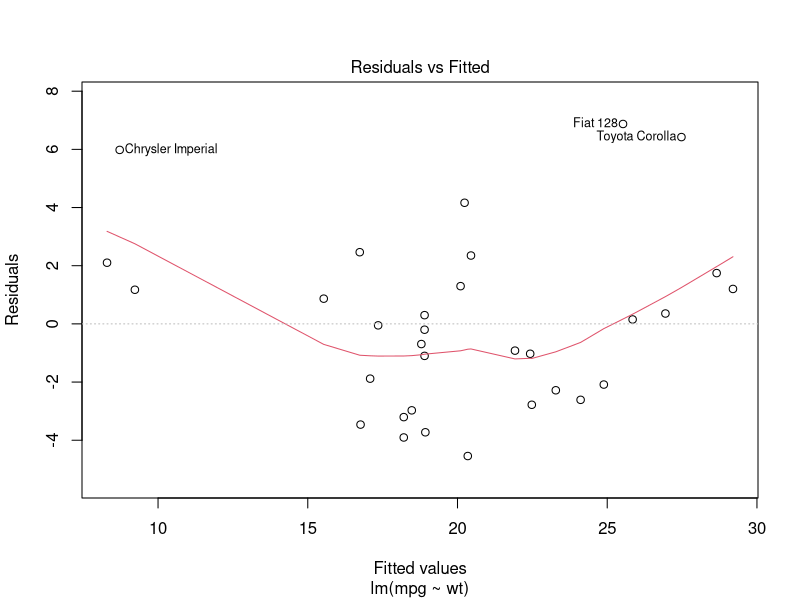
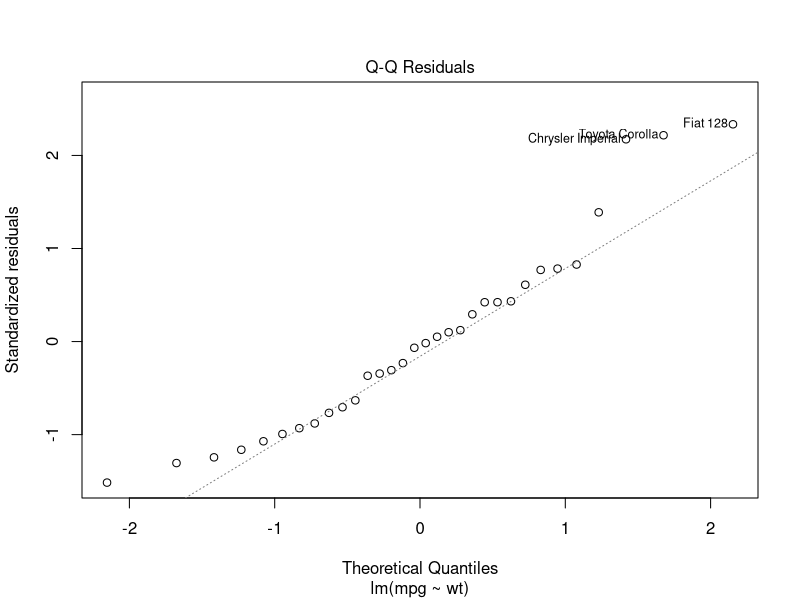
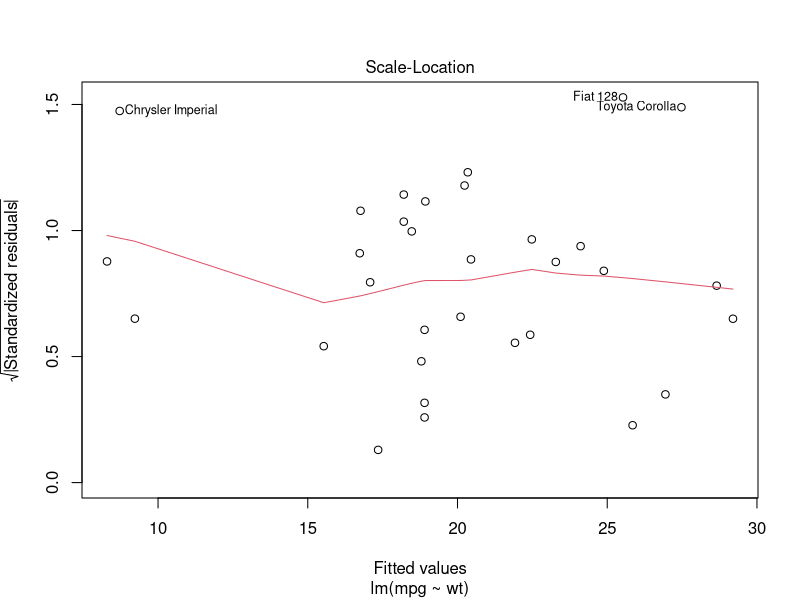
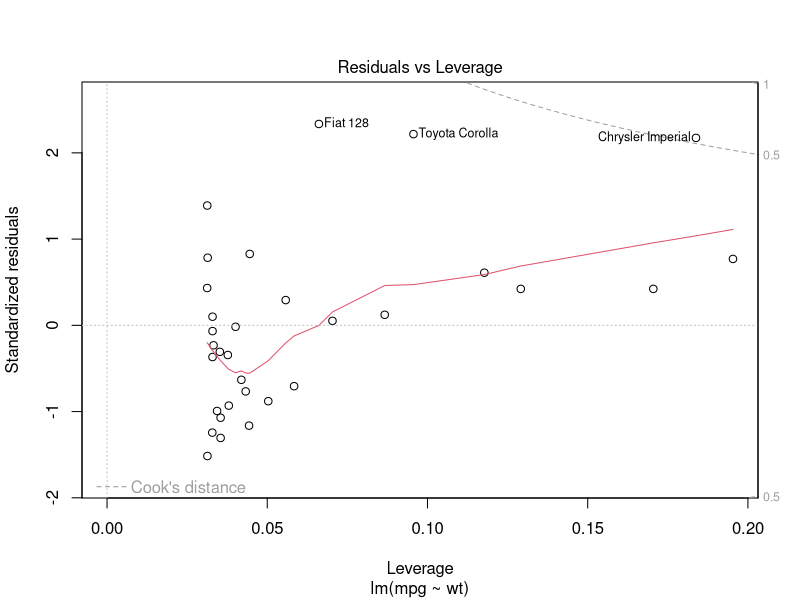
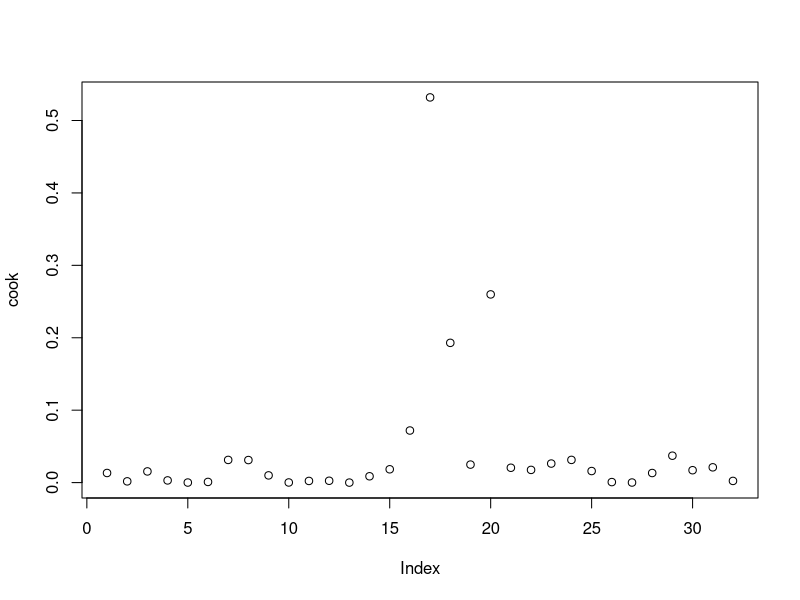

Here is the R script that generated these plots, in order: (Note: this script raises an error after producing the figures.)
y <- matrix(1:20, nrow = 5, ncol = 4)
y[3,c(2,4)]


cells <- c(1,24,56,70)
rnames <- c("R1", "R2")
cnames <- c("C1", "C2")
mymatrix <- matrix(cells, nrow = 2, ncol = 2, byrow = TRUE, dimnames = list(rnames, cnames))
mymatrix

mymatrix <- matrix(cells, nrow = 2, ncol = 2, byrow = FALSE, dimnames = list(rnames, cnames))
mymatrix

dim1 <- c("A1", "A2")
dim2 <- c("B1", "B2", "B3")
dim3 <- c("C1","C2","C3","C4")
z <- array(1:24, c(2,3,4), dimnames = list(dim1, dim2, dim3))
z

patientID <- c(1, 2, 3, 4)
age <- c(25, 34, 28, 52)
diabetes <- c("Type1", "Type2", "Type1", "Type1")
status <- c("Poor", "Improved", "Excellent", "Poor")
patientdata <- data.frame(patientID, age, diabetes, status)
patientdata[1:2]
patientdata [c("diabetes", "status")]
patientdata$age
table(patientdata$diabetes, patientdata$status)
patientdata[,2]
patientdata[2,]
patientdata[1:3,]
patientdata[3,"status"]
patientdata$status
patientdata

patientdata <- data.frame(patientID, age, diabetes, status, row.names=patientID)
patientdata

lmfit <- lm(mpg~wt, data=mtcars)
summary(lmfit)
plot(lmfit)
cook <- cooks.distance(lmfit)
plot(cook)
predict(lmfit, mynewdata)

attach(mtcars)
summary(mpg)
plot(mpg, disp)
plot(mpg, wt)
detach(mtcars)

mpg <- c(25, 36, 47)
attach(mtcars)
plot(mpg, wt)
mpg
